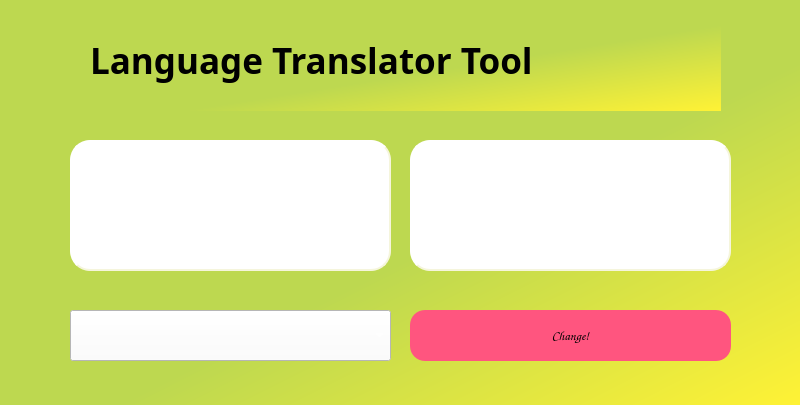
<?xml version="1.0" encoding="UTF-8"?>
<ui version="4.0">
 <class>MainWindow</class>
 <widget class="QMainWindow" name="MainWindow">
  <property name="geometry">
   <rect>
    <x>0</x>
    <y>0</y>
    <width>800</width>
    <height>405</height>
   </rect>
  </property>
  <property name="font">
   <font>
    <family>Comic Sans MS</family>
    <pointsize>11</pointsize>
    <weight>50</weight>
    <bold>false</bold>
   </font>
  </property>
  <property name="windowTitle">
   <string>MainWindow</string>
  </property>
  <property name="styleSheet">
   <string notr="true">background-color:qlineargradient(spread:pad, x1:0.411, y1:0.409, x2:1, y2:1, stop:0.278947 rgba(189, 216, 80, 255), stop:1 rgba(255, 242, 53, 255))</string>
  </property>
  <widget class="QWidget" name="centralwidget">
   <widget class="QLabel" name="label">
    <property name="geometry">
     <rect>
      <x>90</x>
      <y>10</y>
      <width>631</width>
      <height>101</height>
     </rect>
    </property>
    <property name="font">
     <font>
      <family>JetBrains Mono ExtraBold</family>
      <pointsize>26</pointsize>
      <weight>75</weight>
      <bold>true</bold>
     </font>
    </property>
    <property name="styleSheet">
     <string notr="true">border: white 10px</string>
    </property>
    <property name="text">
     <string>Language Translator Tool</string>
    </property>
   </widget>
   <widget class="QComboBox" name="dropDown">
    <property name="geometry">
     <rect>
      <x>70</x>
      <y>310</y>
      <width>321</width>
      <height>51</height>
     </rect>
    </property>
    <property name="styleSheet">
     <string notr="true">QComboBox#dropDown{
	background-color:white;
	border-raidus:10px;
	color:white;
}</string>
    </property>
   </widget>
   <widget class="QPushButton" name="btn">
    <property name="geometry">
     <rect>
      <x>410</x>
      <y>310</y>
      <width>321</width>
      <height>51</height>
     </rect>
    </property>
    <property name="font">
     <font>
      <family>Comic Sans MS</family>
      <pointsize>10</pointsize>
      <weight>75</weight>
      <bold>true</bold>
     </font>
    </property>
    <property name="styleSheet">
     <string notr="true">QPushButton#btn{
	background-color: rgb(255, 85, 127);
	border-radius: 15px;
	border-width:5px;
	font-size 10px:

}</string>
    </property>
    <property name="text">
     <string>Change!</string>
    </property>
   </widget>
   <widget class="QTextEdit" name="textBox2">
    <property name="geometry">
     <rect>
      <x>410</x>
      <y>140</y>
      <width>321</width>
      <height>131</height>
     </rect>
    </property>
    <property name="styleSheet">
     <string notr="true">QTextEdit#textBox2 {
	background-color: white;
    border-style: outset;
    border-width: 2px;
    border-radius: 20px;
    border-color: beige;
    font: bold 14px;
    min-width: 10em;
    padding: 6px;
}</string>
    </property>
   </widget>
   <widget class="QPlainTextEdit" name="textBox">
    <property name="geometry">
     <rect>
      <x>70</x>
      <y>140</y>
      <width>321</width>
      <height>131</height>
     </rect>
    </property>
    <property name="styleSheet">
     <string notr="true">QPlainTextEdit#textBox {
	background-color: white;
    border-style: outset;
    border-width: 2px;
    border-radius: 20px;
    border-color: beige;
    font: bold 14px;
    min-width: 10em;
    padding: 6px;
}</string>
    </property>
   </widget>
  </widget>
 </widget>
 <resources/>
 <connections/>
</ui>
